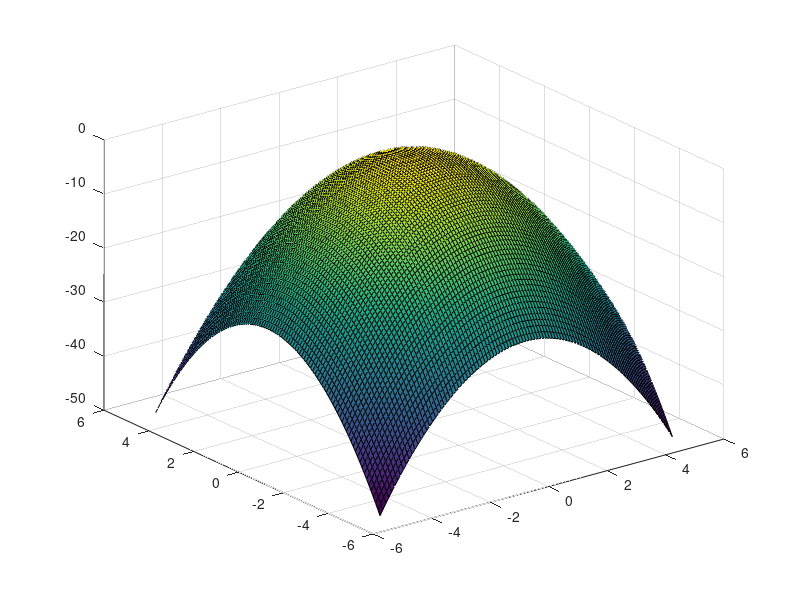

This figure's MATLAB source:
% Definir intervalo para x e y
[x, y] = meshgrid(-5:0.1:5);

% Calcular valores de z da superfície quadrática negativa
z = -x.^2 - y.^2;

% Plotar a superfície
surf(x, y, z);
